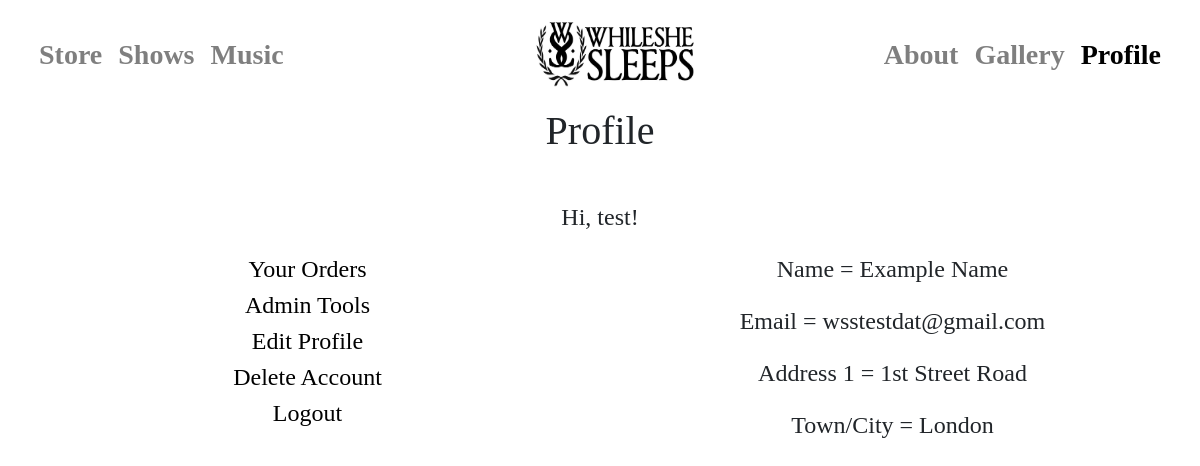
The app's page /user/test (signed in), older data.
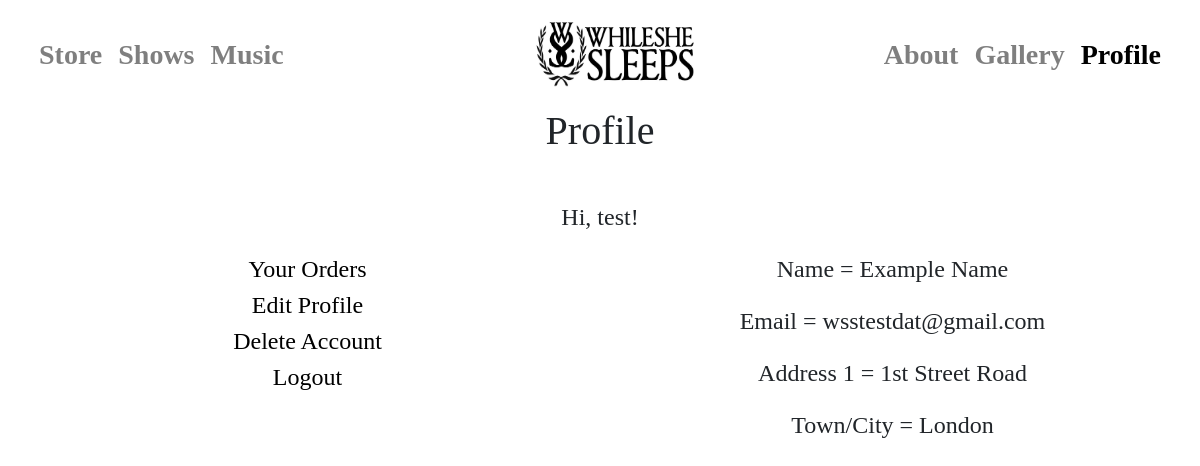
The same page, newer data.
### app/models.py (models this page shows, shortened)
class User(UserMixin, db.Model):
    id = db.Column(db.Integer, primary_key=True)
    username = db.Column(db.String(64), index=True, unique=True)
    email = db.Column(db.String(120), index=True, unique=True)
    password_hash = db.Column(db.String(128))
    name = db.Column(db.String(40), index=True)
    address1 = db.Column(db.String(40), index=True)
    address2 = db.Column(db.String(40), index=True)
    towncity = db.Column(db.String(40), index=True)
    postcode = db.Column(db.String(40), index=True)
    accesslevel = db.Column(db.Integer, index=True)
    card = db.Column(db.String)

### app/routes.py (the view)
@app.route("/user/<username>")                                       # Profile Page
@login_required                                                      # Parameters: username   Returns: profile.html file and passes in username
def profile(username):                                               # and user database
    return render_template("user/profile.html", title="Profile-", user=User.query.all(), the_username=username)

### app/models.py (called while the page is built)
@login.user_loader
def load_user(the_id):
    return User.query.get(int(the_id))

### app/templates/user/profile.html (shortened to what this page needs)
{% extends "layout.html" %}
{% block body %}
    <div class="text-center" style="font-size: 150%">
    <h1 style="font-family: Rockwell">Profile</h1>
    <br>
    {% for i in user %}
        {% if i.username == current_user.username %}
        <p style="font-family: 'Myriad Pro'">Hi, {{ current_user.username }}!</p>
            <div class="text-center" style="float: left;width: 50%">
                <a id="word" href="{{ url_for("the_orders") }}">Your Orders</a><br>
                {% if i.accesslevel >= 2 %}
                    <a id="word" href="/admin">Admin Tools</a><br>
                {% endif %}
        <a id="word" href="/edit">Edit Profile</a><br>
            <a id="word" href="/user/delete">Delete Account</a><br>
        <a id="word" href="/logout">Logout</a>
            </div>
        <div class="text-center" style="float: left;width: 50%; font-family: 'Myriad Pro'">
            {% if i.name %}
                <p>Name = {{ i.name }}</p>
                {% endif %}
            {% if i.email %}
                <p>Email = {{ i.email }}</p>
                {% endif %}
            {% if i.address1 %}
            <p>Address 1 = {{ i.address1 }}</p>
                {% endif %}
            {% if i.towncity %}
            <p>Town/City = {{ i.towncity }}</p>
                {% endif %}
        {% endif %}
    {% endfor %}
        </div>
    </div>
{% endblock %}

Row changes from the older to the newer data that the page shows:
changed User "test": no longer shows "Admin Tools"
